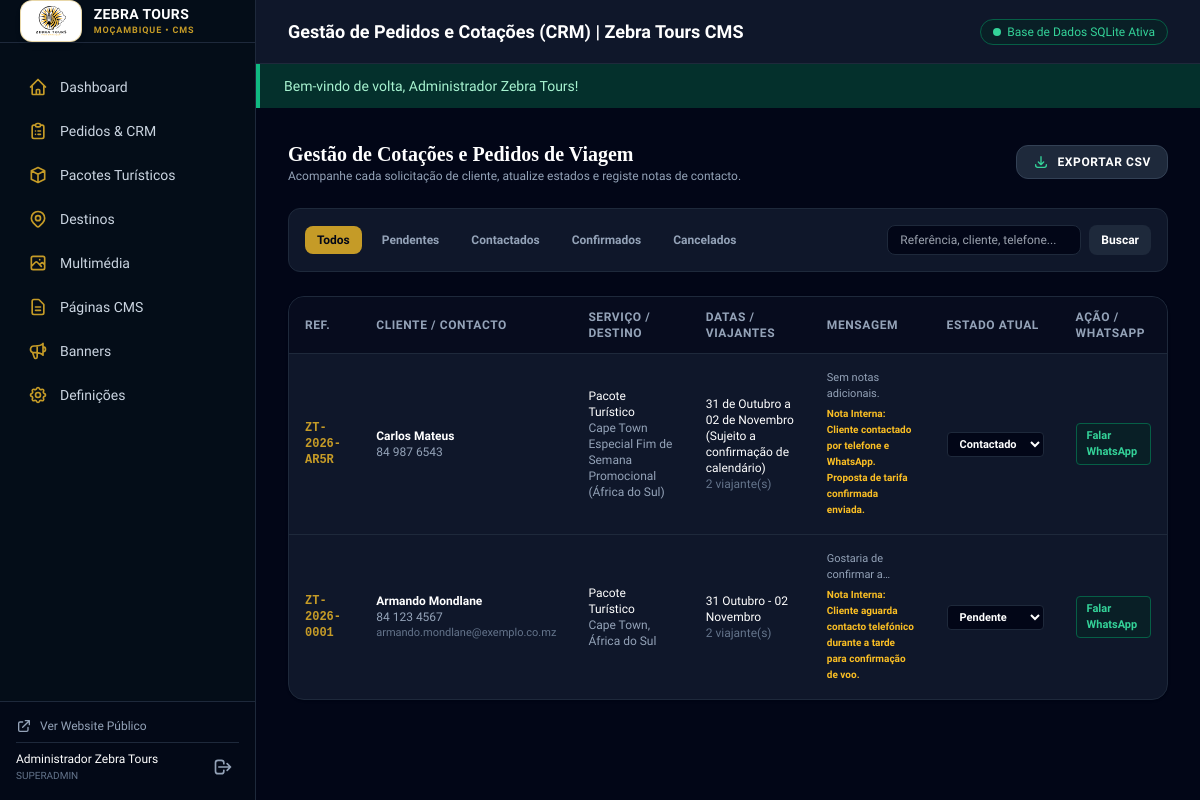
/admin/pedidos (signed in), run on an earlier commit of the app's database.
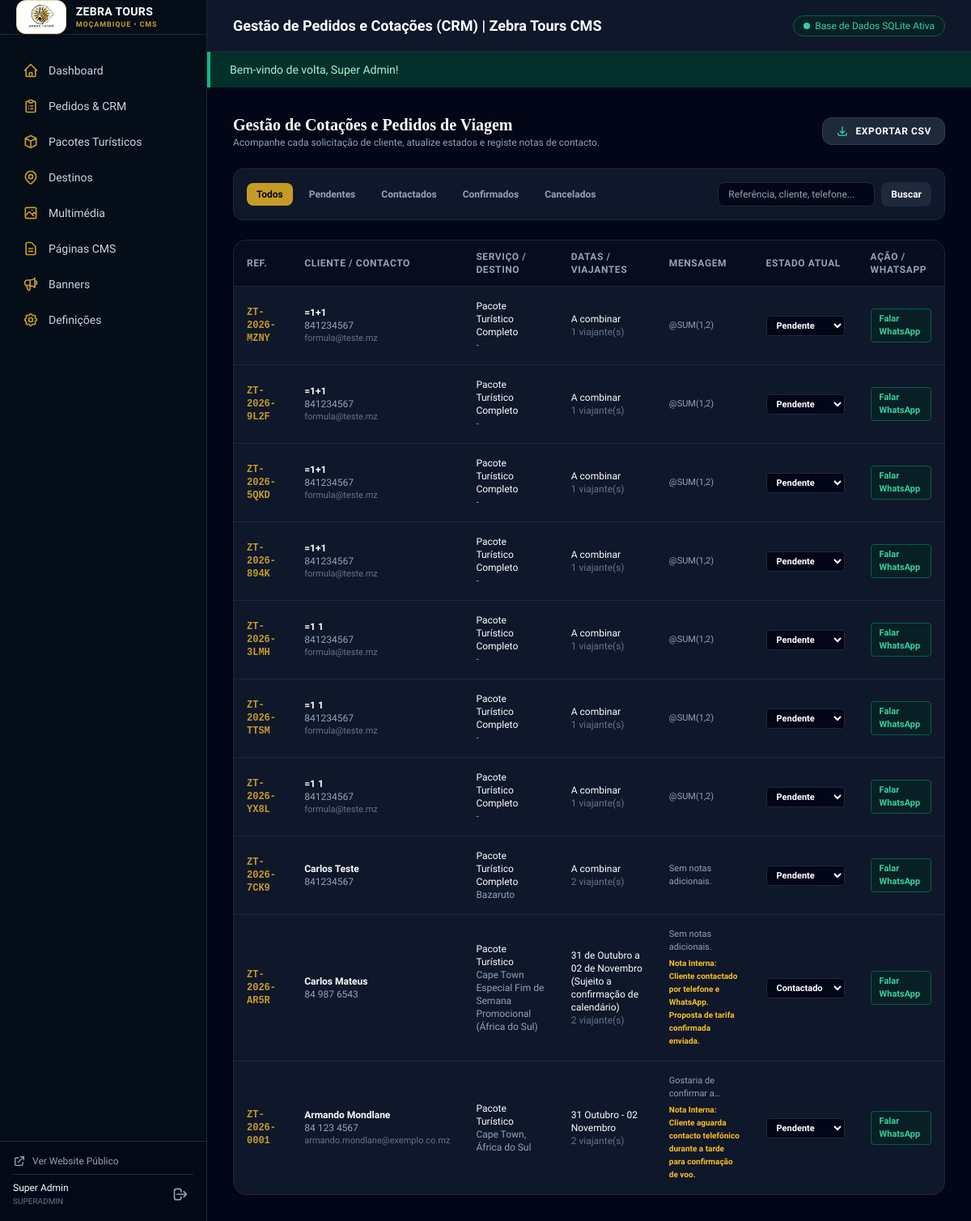
And on a later commit of the database.
### tables this page shows
CREATE TABLE users (
    id INTEGER PRIMARY KEY AUTOINCREMENT,
    name TEXT NOT NULL,
    email TEXT NOT NULL UNIQUE,
    password_hash TEXT NOT NULL,
    role TEXT NOT NULL DEFAULT 'admin' CHECK (role IN ('superadmin', 'admin', 'editor')),
    status TEXT NOT NULL DEFAULT 'ativo' CHECK (status IN ('ativo', 'inativo', 'bloqueado')),
    created_at DATETIME DEFAULT CURRENT_TIMESTAMP,
    updated_at DATETIME DEFAULT CURRENT_TIMESTAMP
);

### app/Views/layouts/admin.php (the view, shortened to what the changed rows need)
<!DOCTYPE html>
<html lang="pt" class="h-full bg-slate-900 text-slate-100">
<head>
    <script src="https://cdn.tailwindcss.com"></script>
</head>
<body class="h-full flex overflow-hidden bg-slate-950">
    <aside class="w-64 bg-navy-dark border-r border-slate-800 flex flex-col shrink-0">
        <div class="p-4 border-t border-slate-800 bg-slate-950/50 space-y-2">
            <div class="flex items-center justify-between pt-2 border-t border-slate-800">
                <div class="text-xs">
                    <span class="block text-white font-medium"><?= e($currentUser['name'] ?? 'Administrador') ?></span>
                    <span class="text-slate-500 uppercase text-[10px]"><?= e($currentUser['role'] ?? 'Admin') ?></span>
                </div>
            </div>
        </div>
    </aside>
    <div class="flex-1 flex flex-col min-w-0 overflow-hidden">
        <header class="h-16 bg-slate-900 border-b border-slate-800 px-8 flex items-center justify-between shrink-0">
            <h1 class="text-lg font-semibold text-white"><?= e($pageTitle ?? 'Painel de Gestão') ?></h1>
        </header>
        <?php if (!empty($successMessage)): ?>
            <div class="bg-emerald-900/60 border-l-4 border-emerald-500 text-emerald-200 px-6 py-3 text-sm flex items-center justify-between">
                <span><?= e($successMessage) ?></span>
            </div>
        <?php endif; ?>
        <main class="flex-1 p-8 overflow-y-auto">
            <?= $content ?>
        </main>
    </div>
</body>
</html>

### app/Views/admin/bookings/index.php (shortened to what the changed rows need)
<div class="space-y-6">
    <div class="flex flex-col sm:flex-row sm:items-center justify-between gap-4">
        <div>
            <h2 class="text-xl font-bold text-white font-serif">Gestão de Cotações e Pedidos de Viagem</h2>
        </div>
    </div>
    <div class="bg-slate-900 border border-slate-800 rounded-2xl overflow-hidden shadow">
        <div class="overflow-x-auto">
            <table class="w-full text-left text-xs text-slate-300">
                <thead class="bg-slate-950/60 uppercase tracking-wider text-slate-400 border-b border-slate-800">
                    <tr>
                        <th class="py-3 px-4">Ref.</th>
                        <th class="py-3 px-4">Cliente / Contacto</th>
                        <th class="py-3 px-4">Serviço / Destino</th>
                        <th class="py-3 px-4">Datas / Viajantes</th>
                        <th class="py-3 px-4">Mensagem</th>
                        <th class="py-3 px-4">Estado Atual</th>
                        <th class="py-3 px-4">Ação / WhatsApp</th>
                    </tr>
                </thead>
                <tbody class="divide-y divide-slate-800">
                    <?php if (empty($bookings)): ?>
                        <tr><td colspan="7" class="py-8 text-center text-slate-500">Nenhum registo encontrado.</td></tr>
                    <?php else: ?>
                        <?php foreach ($bookings as $b): ?>
                            <tr class="hover:bg-slate-800/40 transition">
                                <td class="py-4 px-4 font-mono font-bold text-gold"><?= e($b['reference_code']) ?></td>
                                <td class="py-4 px-4">
                                    <span class="block font-semibold text-white"><?= e($b['customer_name']) ?></span>
                                    <span class="block text-slate-400"><?= e($b['customer_phone']) ?></span>
                                    <?php if (!empty($b['customer_email'])): ?>
                                        <span class="block text-slate-500 text-[11px]"><?= e($b['customer_email']) ?></span>
                                    <?php endif; ?>
                                </td>
                                <td class="py-4 px-4">
                                    <span class="block text-white font-medium"><?= e($b['service_type']) ?></span>
                                    <span class="block text-slate-400"><?= e($b['destination'] ?: $b['package_title'] ?: '-') ?></span>
                                </td>
                                <td class="py-4 px-4">
                                    <span class="block text-white"><?= e($b['preferred_dates'] ?: 'A combinar') ?></span>
                                    <span class="block text-slate-500"><?= e($b['travelers_count']) ?> viajante(s)</span>
                                </td>
                                <td class="py-4 px-4 max-w-xs">
                                    <span class="line-clamp-2 text-slate-400 text-[11px]"><?= e($b['message'] ?: 'Sem notas adicionais.') ?></span>
                                </td>
                                <td class="py-4 px-4">
                                    <form action="/admin/pedidos/<?= e($b['id']) ?>/estado" method="POST" class="flex flex-col gap-1.5">
                                        <select name="status" onchange="this.form.submit()" class="bg-slate-950 border border-slate-800 rounded px-2 py-1 text-[11px] font-semibold text-white focus:ring-1 focus:ring-gold">
                                            <option value="Pendente" <?= $b['status'] === 'Pendente' ? 'selected' : '' ?>>Pendente</option>
                                        </select>
                                    </form>
                                </td>
                                <td class="py-4 px-4">
                                    <?php
                                        $cleanPhone = preg_replace('/[^0-9]/', '', $b['customer_phone']);
                                        if (!str_starts_with($cleanPhone, '258') && strlen($cleanPhone) <= 9) {
                                            $cleanPhone = '258' . $cleanPhone;
                                        }
                                        $msg = "Olá {$b['customer_name']}, agradecemos o seu contacto com a Zebra Tours sobre o pedido {$b['reference_code']}.";
                                    ?>
                                    <a href="https://wa.me/<?= e($cleanPhone) ?>?text=<?= urlencode($msg) ?>" target="_blank" rel="noopener noreferrer" class="inline-flex items-center gap-1 text-[11px] text-emerald-400 hover:text-emerald-300 font-bold bg-emerald-950/40 border border-emerald-800 px-2.5 py-1 rounded">
                                        Falar WhatsApp
                                    </a>
                                </td>
                            </tr>
                        <?php endforeach; ?>
                    <?php endif; ?>
                </tbody>
            </table>
        </div>
    </div>
</div>

What changed in the data, as far as the page shows it:
changed users "SUPERADMIN": name "Administrador Zebra Tours" → "Super Admin"
Also different on the page:
$successMessage: "Bem-vindo de volta, Administrador Zebra Tours!" → "Bem-vindo de volta, Super Admin!"
new list line: "ZT-2026-MZNY =1+1 841234567 formula@teste.mz Pacote Turístico Completo - A combinar 1 viajante(s) @SUM(1,2) Pendente Falar WhatsApp"
new list line: "ZT-2026-9L2F =1+1 841234567 formula@teste.mz Pacote Turístico Completo - A combinar 1 viajante(s) @SUM(1,2) Pendente Falar WhatsApp"
new list line: "ZT-2026-5QKD =1+1 841234567 formula@teste.mz Pacote Turístico Completo - A combinar 1 viajante(s) @SUM(1,2) Pendente Falar WhatsApp"
new list line: "ZT-2026-894K =1+1 841234567 formula@teste.mz Pacote Turístico Completo - A combinar 1 viajante(s) @SUM(1,2) Pendente Falar WhatsApp"
new list line: "ZT-2026-3LMH =1 1 841234567 formula@teste.mz Pacote Turístico Completo - A combinar 1 viajante(s) @SUM(1,2) Pendente Falar WhatsApp"
new list line: "ZT-2026-TTSM =1 1 841234567 formula@teste.mz Pacote Turístico Completo - A combinar 1 viajante(s) @SUM(1,2) Pendente Falar WhatsApp"
new list line: "ZT-2026-YX8L =1 1 841234567 formula@teste.mz Pacote Turístico Completo - A combinar 1 viajante(s) @SUM(1,2) Pendente Falar WhatsApp"
new list line: "ZT-2026-7CK9 Carlos Teste 841234567 Pacote Turístico Completo Bazaruto A combinar 2 viajante(s) Sem notas adicionais. Pendente Falar WhatsApp"
